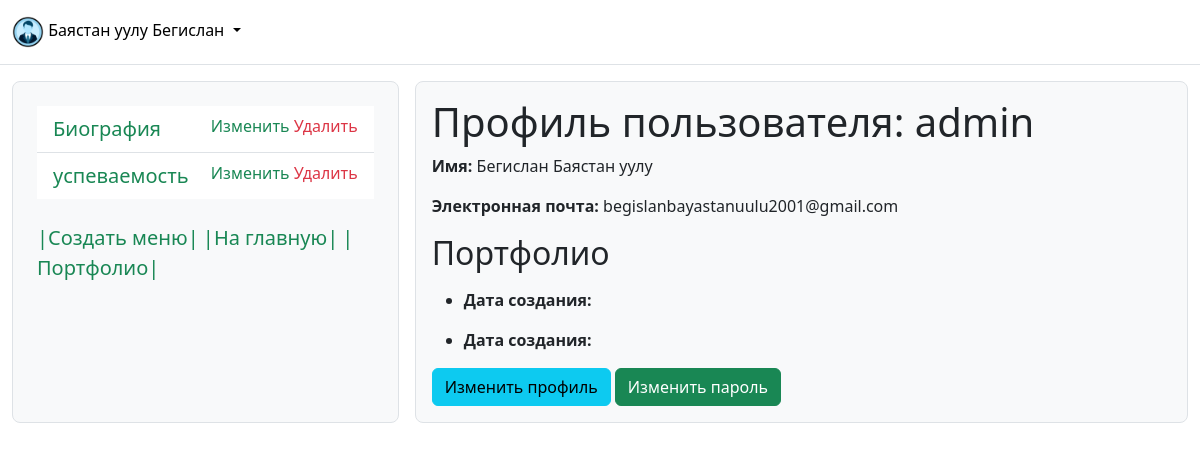
Page /adm/profile/ (signed in) on the earlier database version.
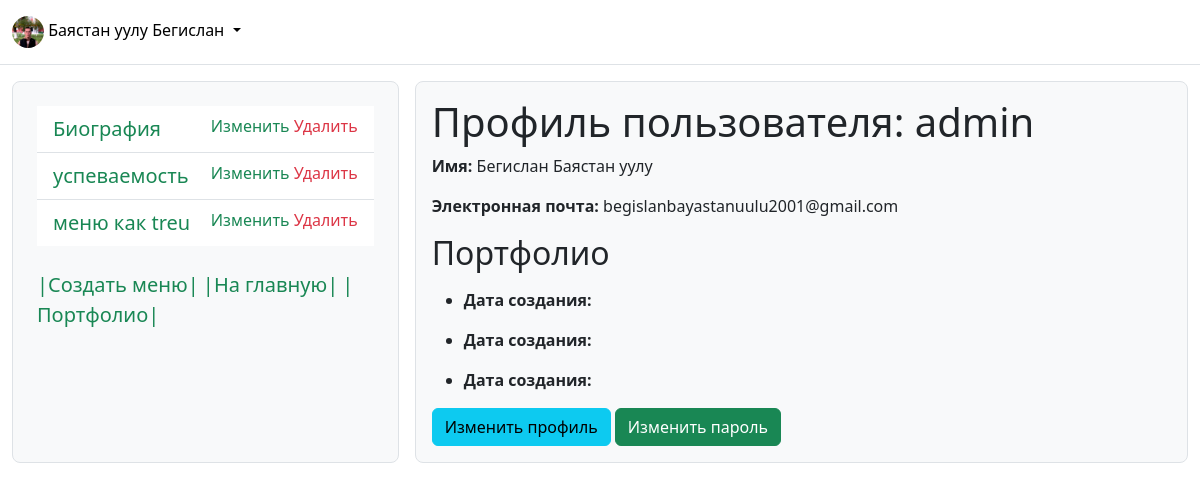
Same page on the later database version.
### core/models.py (models this page shows, shortened)
class CustomUser(AbstractUser):
    photo = models.ImageField(upload_to='user_photos/', verbose_name='Фото пользователя', blank=True, null=True)
    email = models.EmailField()
    phone = PhoneNumberField(verbose_name='Телефонный номер', blank=True, null=True, help_text="Введите номер телефона в формате: +123456789")

class Portfolio(models.Model):
    user = models.ForeignKey(CustomUser, on_delete=models.CASCADE, verbose_name='Пользователь')
    background = models.ImageField(upload_to='backgrounds/', verbose_name='Фон страницы', blank=True,
                                   null=True)
    menu = models.CharField(max_length=100, verbose_name='меню')
    content = RichTextField()
    active = models.BooleanField(default=False, verbose_name='актив')
    create_date = models.DateField(auto_now_add=True)
    update_date = models.DateField(auto_now=True, blank=True)

### adminka/views.py (the view)
# urls.py: path('profile/', profile, name='profile'),
@login_required
def profile(request):
    user = request.user
    context = {
        'user': user,
        'portfolio': Portfolio.objects.filter(user=user),
    }
    return render(request, 'adm/profile.html', context)

### adminka/templates/adm/profile.html (shortened to what this page needs)
{% extends 'adm/base_admin.html' %}
{% block content %}
<div class="profile p-3">
    <h1>Профиль пользователя: {{ user.username }}</h1>
    <div class="user-info">
        <p><strong>Имя:</strong> {{ user.first_name }} {{ user.last_name }}</p>
        <p><strong>Электронная почта:</strong> {{ user.email }}</p>
    </div>
    <h2>Портфолио</h2>
    {% if portfolio %}
        <ul>
            {% for item in portfolio %}
                <li>
                    <p><strong>Дата создания:</strong> {{ item.created_at }}</p>
                </li>
            {% endfor %}
        </ul>
    {% else %}
        <p>Портфолио пусто.</p>
    {% endif %}
    <a class="btn btn-info" href="{% url 'update_profile' %}">Изменить профиль</a>
    <a class="btn btn-success" href="{% url 'change_password' %}">Изменить пароль</a>
</div>
{% endblock %}

### adminka/templates/adm/base_admin.html (shortened to what this page needs)
<!DOCTYPE html>
{% load static %}
<html lang="ru">
<head>
    <link href="https://cdn.jsdelivr.net/npm/bootstrap@5.3.3/dist/css/bootstrap.min.css" rel="stylesheet"
>
</head>
<body>
<header class="py-3 mb-3 border-bottom">
    <div class="container-fluid d-grid gap-3 align-items-center" style="grid-template-columns: 1fr 2fr;">
        <div class="dropdown">
            <div class="flex-shrink-0 dropdown">
                <a href="#" class="d-block link-body-emphasis text-decoration-none dropdown-toggle"
                   data-bs-toggle="dropdown" aria-expanded="false">
                    {% if user.photo %}
                        <img src="{{ user.photo.url }}" width="32" height="32" class="rounded-circle">
                    {% else %}
                        <img src="https://t3.ftcdn.net/jpg/05/53/79/60/360_F_553796090_XHrE6R9jwmBJUMo9HKl41hyHJ5gqt9oz.jpg"
                             width="32" height="32" class="rounded-circle">
                    {% endif %}
                    {{ user.last_name }} {{ user.first_name }}
                </a>
            </div>
        </div>
    </div>
</header>
<div class="container-fluid pb-3">
    <div class="d-grid gap-3" style="grid-template-columns: 1fr 2fr;">
        <div class="bg-body-tertiary border rounded-3 p-4">
            <ul class="list-group list-group-flush">
                {% for data in portfolio %}
                    <li class="list-group-item">
                        <a class="lead text-decoration-none text-success mb-4"
                           href="{% url 'admin_portfolio_detail' data.id %}">
                            {{ data.menu }}
                        </a>
                        <span style="float: right">
                            <a href="{% url 'portfolio_update' data.id %}" class="text-success  text-decoration-none">Изменить</a>
                            <a href="{% url 'portfolio_delete' data.id %}" class="text-danger  text-decoration-none">Удалить</a>
                        </span>
                    </li>
                {% endfor %}
            </ul>
            <br>
            <a href="{% url 'create_portfolio' %}" class="lead text-decoration-none text-success mb-4">|Создать
                меню|</a>
            <a href="{% url 'core' %}" class="lead text-decoration-none text-success mb-4">|На главную|</a>
            <a href="{% url 'user' user.username %}" class="lead text-decoration-none text-success mb-4">|Портфолио|</a>
        </div>
        <div class="bg-body-tertiary border rounded-3">
            {% block content %}
            {% endblock %}
        </div>
    </div>
</div>
</body>
</html>

Differences in the rows shown:
changed CustomUser "admin": photo: a different picture
added Portfolio: menu "меню как treu"
